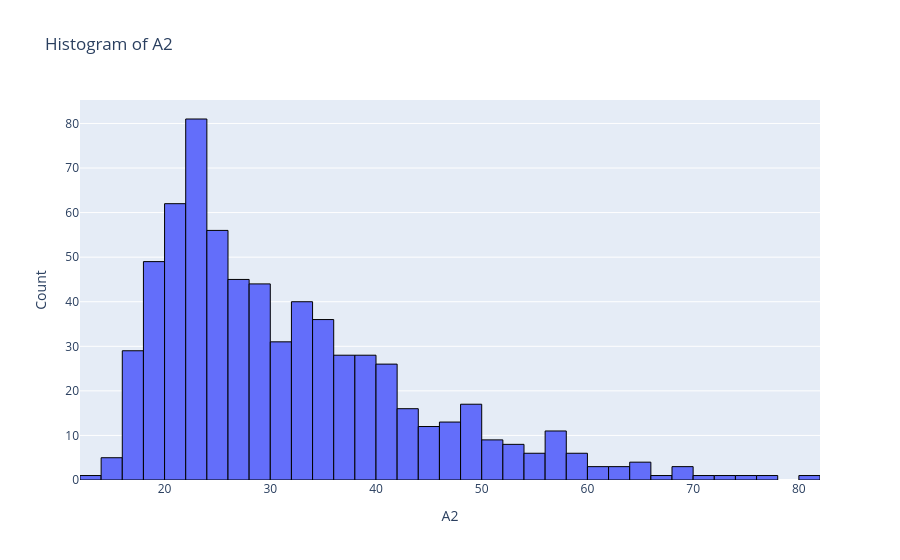
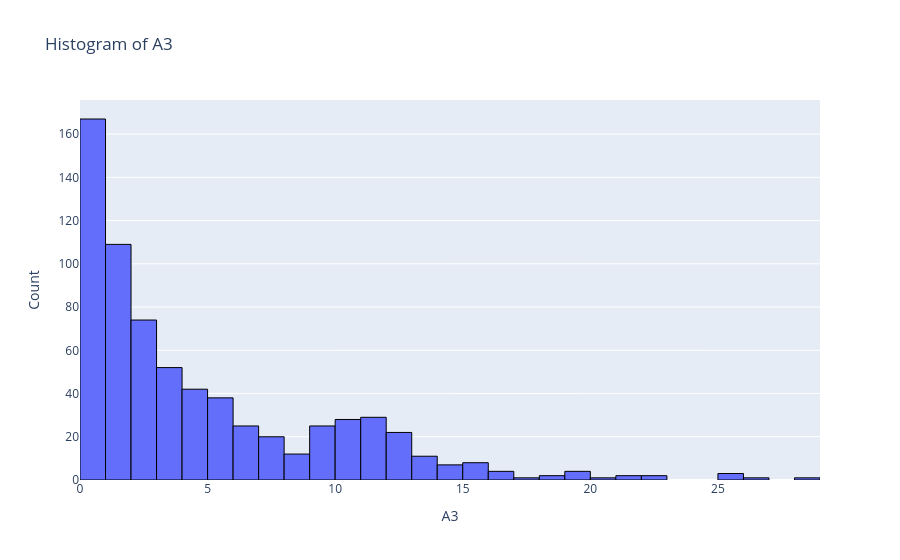
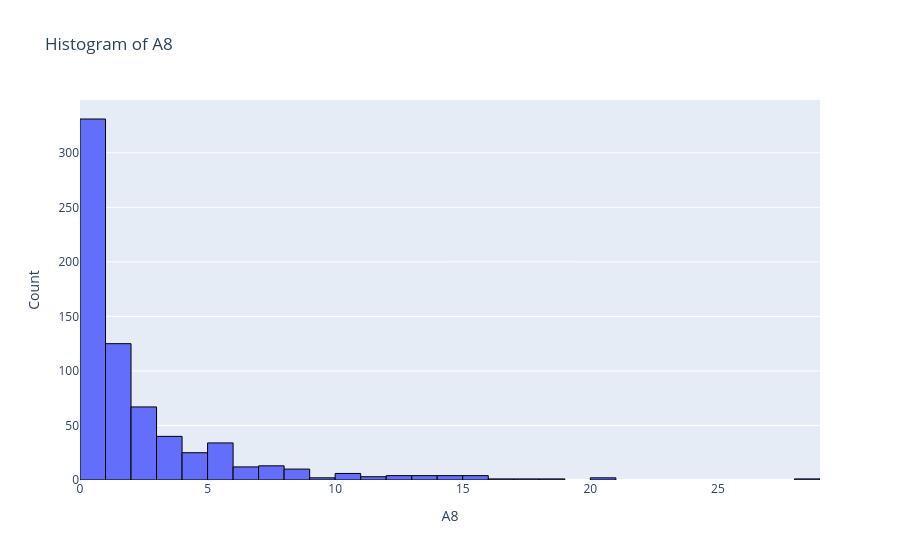
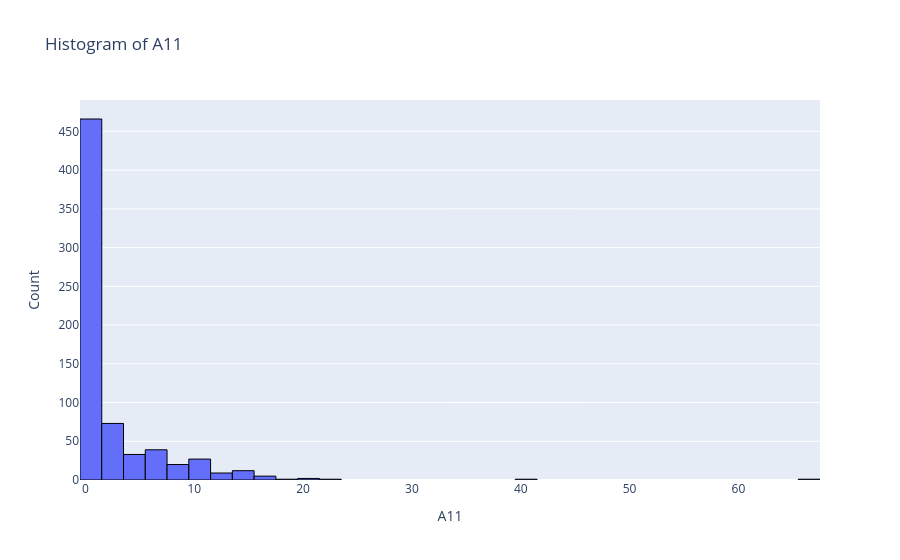

The notebook cell these images were saved under, in order:
### Code cell
for col in numerical_cols:
    fig = go.Figure(
        data=[
            go.Histogram(
                x=df[col],   
                nbinsx=50,       
                marker=dict(line=dict(width=1, color='black'))  
            )
        ]
    )

    fig.update_layout(
        title=f"Histogram of {col}",
        xaxis_title=col,
        yaxis_title="Count"
    )

    fig.show()

### Figure 1 — Plotly figure (JSON) as saved in the notebook; plotly's stock layout.template omitted (floating-point values rounded to 4 significant figures; data arrays with more than 128 entries replaced by an {"elided": "..."} marker saying what was removed)
{"data": [{"marker": {"line": {"color": "black", "width": 1}}, "nbinsx": 50, "type": "histogram", "x": {"elided": "690 float values"}}], "layout": {"title": {"text": "Histogram of A2"}, "xaxis": {"title": {"text": "A2"}}, "yaxis": {"title": {"text": "Count"}}}}

### Figure 2 — Plotly figure (JSON) as saved in the notebook; plotly's stock layout.template omitted (floating-point values rounded to 4 significant figures; data arrays with more than 128 entries replaced by an {"elided": "..."} marker saying what was removed)
{"data": [{"marker": {"line": {"color": "black", "width": 1}}, "nbinsx": 50, "type": "histogram", "x": {"elided": "690 float values"}}], "layout": {"title": {"text": "Histogram of A3"}, "xaxis": {"title": {"text": "A3"}}, "yaxis": {"title": {"text": "Count"}}}}

### Figure 3 — Plotly figure (JSON) as saved in the notebook; plotly's stock layout.template omitted (floating-point values rounded to 4 significant figures; data arrays with more than 128 entries replaced by an {"elided": "..."} marker saying what was removed)
{"data": [{"marker": {"line": {"color": "black", "width": 1}}, "nbinsx": 50, "type": "histogram", "x": {"elided": "690 float values"}}], "layout": {"title": {"text": "Histogram of A8"}, "xaxis": {"title": {"text": "A8"}}, "yaxis": {"title": {"text": "Count"}}}}

### Figure 4 — Plotly figure (JSON) as saved in the notebook; plotly's stock layout.template omitted (floating-point values rounded to 4 significant figures; data arrays with more than 128 entries replaced by an {"elided": "..."} marker saying what was removed)
{"data": [{"marker": {"line": {"color": "black", "width": 1}}, "nbinsx": 50, "type": "histogram", "x": {"elided": "690 int values"}}], "layout": {"title": {"text": "Histogram of A11"}, "xaxis": {"title": {"text": "A11"}}, "yaxis": {"title": {"text": "Count"}}}}
